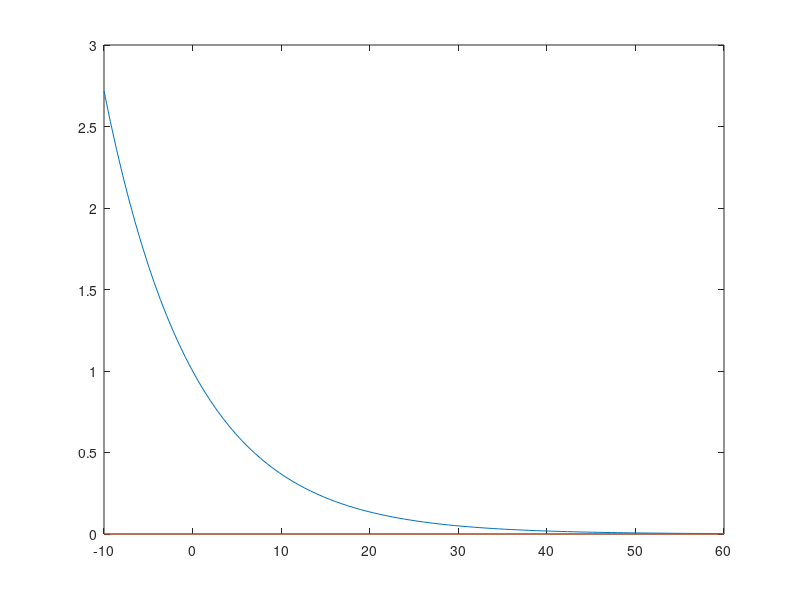

Write the MATLAB code that produced this figure. (Note: this script raises an error after producing the figure.)

fig=figure('Name','Autor Nicolas David Pastran','NumberTitle','off','Color','white','position',[250 200 850 400]);    
cla('reset')
t = linspace(-10,60);
x = 1*exp(-0.1*t);
x1= 0+0*t;
p=plot(t,x,t,x1);
p(1).LineWidth = 2;
p(2).LineWidth = 2;

p(1).Color = 'blue';%Se pone el color azul en la grafica principal
p(2).Color = 'red';
p(2).LineStyle = '--';
p(2).Color = 'black';

title('x(t) = e^{-t/10}','Fontsize',16,'FontName','FixedWidth');
xlabel('t');
ylabel('x(t)');
legend('x(t) = e^{-t/10}','Asintota en 0','Location','northeastoutside');
legend('boxoff');
ax = gca;
ax.Legend.TextColor = 'blue';
ax.XAxis.Color = 'black';
ax.YAxis.Color = 'black';
ax.XScale = 'linear';
%ax.XLim = [-1 52];
%ax.YLim= [-0.1,1.1];
%ax.YTick =0:0.2:1;

ax.XGrid = 'on';
ax.YGrid = 'on';
ax.GridLineStyle = '--';
ax.GridColor = [0 0 0];
print(fig,'expt10','-dpng');